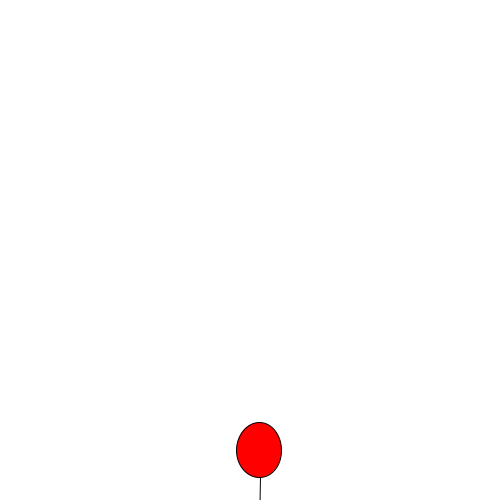
Frame 1 (no input)
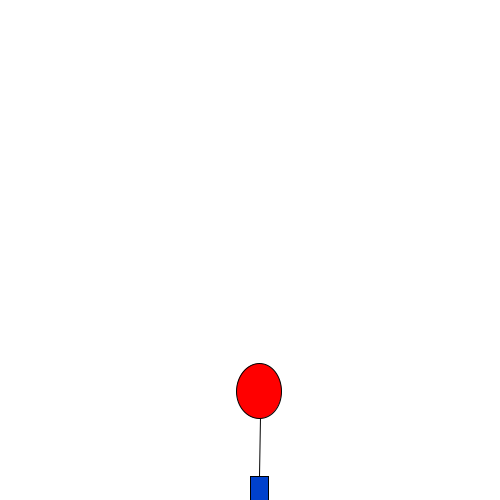
Frame 60 (the mouse pressed at the canvas centre just before this capture)
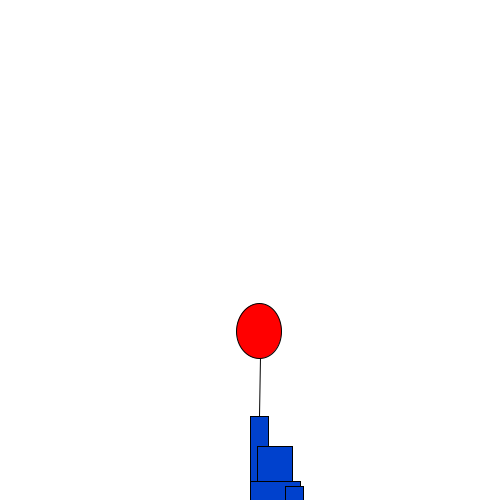
Frame 120 (the mouse held since frame 60 and released just before this capture)

The Processing sketch that drew these frames (run headless with seeded random() and noise(); from frame 60 on, the mouse is pressed at the canvas centre):

// Processing sketch: processing_12867
// ── processing_12867.pde

float robotX;
float robotY;

float balloonR;
float balloonG;
float balloonB;

void setup(){
  size (500,500);
  robotX = width/2;
  robotY = height + 100;
  smooth();
  
}

void draw(){
  background(255);
  fill(0,65,205);
  ellipseMode(CENTER);
  rectMode(CORNER);
  
  //robot body
  stroke(0);

  //this trap is flipping upside down for me...
  //quad(robotX,robotY,robotX+50,robotY,robotX+75,robotY-85,robotX-15,robotY-85);
  
  
  //ROBOT LEFT ARM
  stroke(0);
  rect(robotX,robotY-65,18,75);
  
  rect(robotX,robotY,50,76);
  
  //robot head
  stroke(0);
  rect(robotX+7.5,robotY-35,35,35);
  
  //robot leg left
  stroke(0);
  rect(robotX,robotY+76,22,30);
 
  //robot leg right
  stroke(0);
  rect(robotX+28,robotY+76,22,30);
  
  //robot right arm
  stroke(0);
  rect(robotX+35,robotY+5,18,75);
  
  //balloon string
  stroke(1);
  line(robotX+9,robotY-65,robotX+10,robotY-125);
  
  //balloon
  stroke(0);
  fill(255,0,0);
  ellipse(robotX+9,robotY-150,45,55);
  
  robotY = robotY - 1;
  
}
